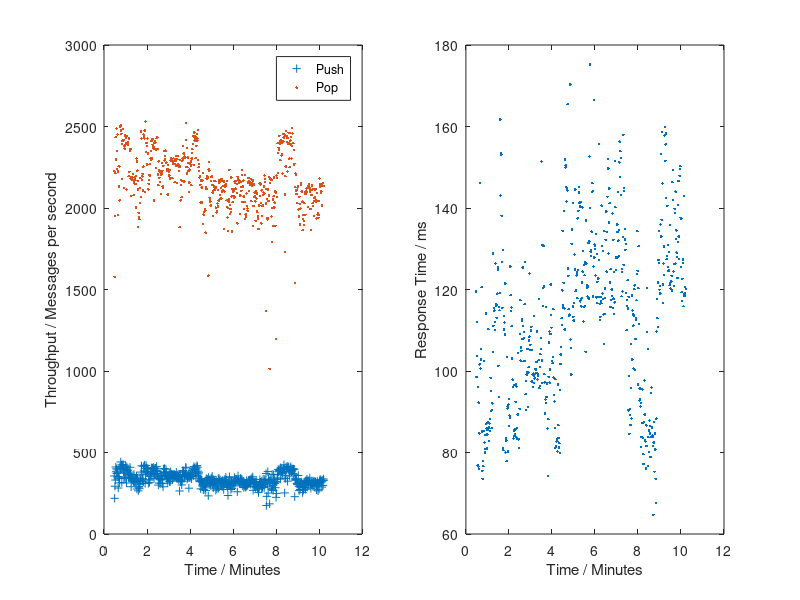

MATLAB code to generate this figure:
data = csvread('test1.1_server0_test.txt');
time = data(:,1)./1000./60;
write = data(:,2);
reads = data(:,3);
total = write + reads;
responseTime = data(:,5)./data(:,4)./1000000;
prctlWrite = quantile(write,[0.05 0.95]);
prctlRead = quantile(reads,[0.05 0.95]);
prctlRT = quantile(responseTime,[0.05 0.95]);
prctlTotal = quantile(total,[0.05 0.95]);

fprintf('----------------------\n')
fprintf('Mean write : %4.2f (%3.2f , %4.2f) [%3.2f]\n',mean(write),...
    prctlWrite-mean(write), sum(prctlWrite)/2);

fprintf('Mean read : %4.2f (%3.2f , %3.2f) [%3.2f]\n',mean(reads),...
    prctlRead-mean(reads), sum(prctlRead)/2);

fprintf('Mean total : %4.2f (%3.2f , %3.2f) [%3.2f]\n',mean(total),...
    prctlTotal-mean(total), sum(prctlTotal)/2);

fprintf('Mean response time : %4.2f (%3.2f , %3.2f) [%3.2f]\n',mean(responseTime),...
    prctlRT-mean(responseTime), sum(prctlRT)/2);


subplot(1,2,1);
hold off
plot(time,write,'+')
hold all
plot(time, reads,'.')
xlabel 'Time / Minutes'
ylabel 'Throughput / Messages per second'
legend 'Push' 'Pop'
hold off
subplot(1,2,2);
plot(time,responseTime,'.')
xlabel 'Time / Minutes'
ylabel 'Response Time / ms'